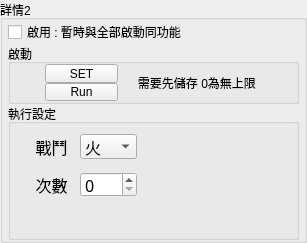
                  <widget class="QGroupBox" name="groupBox_7">
                   <property name="enabled">
                    <bool>true</bool>
                   </property>
                   <property name="sizePolicy">
                    <sizepolicy hsizetype="Preferred" vsizetype="Preferred">
                     <horstretch>28</horstretch>
                     <verstretch>8</verstretch>
                    </sizepolicy>
                   </property>
                   <property name="title">
                    <string>詳情2</string>
                   </property>
                   <layout class="QGridLayout" name="gridLayout_19">
                    <property name="leftMargin">
                     <number>5</number>
                    </property>
                    <property name="topMargin">
                     <number>0</number>
                    </property>
                    <property name="rightMargin">
                     <number>5</number>
                    </property>
                    <property name="bottomMargin">
                     <number>0</number>
                    </property>
                    <property name="spacing">
                     <number>0</number>
                    </property>
                    <item row="2" column="0">
                     <widget class="QGroupBox" name="groupBox_15">
                      <property name="sizePolicy">
                       <sizepolicy hsizetype="Preferred" vsizetype="Preferred">
                        <horstretch>0</horstretch>
                        <verstretch>10</verstretch>
                       </sizepolicy>
                      </property>
                      <property name="sizeIncrement">
                       <size>
                        <width>0</width>
                        <height>0</height>
                       </size>
                      </property>
                      <property name="title">
                       <string>執行設定</string>
                      </property>
                      <layout class="QGridLayout" name="gridLayout_21" rowstretch="0,0,0,0,0">
                       <property name="leftMargin">
                        <number>0</number>
                       </property>
                       <property name="topMargin">
                        <number>0</number>
                       </property>
                       <property name="rightMargin">
                        <number>0</number>
                       </property>
                       <property name="bottomMargin">
                        <number>0</number>
                       </property>
                       <property name="spacing">
                        <number>0</number>
                       </property>
                       <item row="0" column="1">
                        <spacer name="verticalSpacer_15">
                         <property name="orientation">
                          <enum>Qt::Vertical</enum>
                         </property>
                         <property name="sizeType">
                          <enum>QSizePolicy::Preferred</enum>
                         </property>
                         <property name="sizeHint" stdset="0">
                          <size>
                           <width>0</width>
                           <height>10</height>
                          </size>
                         </property>
                        </spacer>
                       </item>
                       <item row="2" column="1">
                        <spacer name="verticalSpacer_16">
                         <property name="orientation">
                          <enum>Qt::Vertical</enum>
                         </property>
                         <property name="sizeType">
                          <enum>QSizePolicy::Fixed</enum>
                         </property>
                         <property name="sizeHint" stdset="0">
                          <size>
                           <width>20</width>
                           <height>13</height>
                          </size>
                         </property>
                        </spacer>
                       </item>
                       <item row="1" column="1">
                        <widget class="QLabel" name="label_15">
                         <property name="sizePolicy">
                          <sizepolicy hsizetype="MinimumExpanding" vsizetype="Fixed">
                           <horstretch>1</horstretch>
                           <verstretch>0</verstretch>
                          </sizepolicy>
                         </property>
                         <property name="minimumSize">
                          <size>
                           <width>0</width>
                           <height>0</height>
                          </size>
                         </property>
                         <property name="maximumSize">
                          <size>
                           <width>57</width>
                           <height>40</height>
                          </size>
                         </property>
                         <property name="font">
                          <font>
                           <family>Agency FB</family>
                           <pointsize>12</pointsize>
                          </font>
                         </property>
                         <property name="text">
                          <string>戰鬥</string>
                         </property>
                         <property name="alignment">
                          <set>Qt::AlignCenter</set>
                         </property>
                        </widget>
                       </item>
                       <item row="3" column="2">
                        <widget class="QSpinBox" name="Times_spinBox_6">
                         <property name="sizePolicy">
                          <sizepolicy hsizetype="Fixed" vsizetype="Fixed">
                           <horstretch>0</horstretch>
                           <verstretch>0</verstretch>
                          </sizepolicy>
                         </property>
                         <property name="maximumSize">
                          <size>
                           <width>64</width>
                           <height>25</height>
                          </size>
                         </property>
                         <property name="font">
                          <font>
                           <family>Agency FB</family>
                           <pointsize>12</pointsize>
                          </font>
                         </property>
                         <property name="maximum">
                          <number>999</number>
                         </property>
                        </widget>
                       </item>
                       <item row="3" column="1">
                        <widget class="QLabel" name="label_16">
                         <property name="sizePolicy">
                          <sizepolicy hsizetype="Ignored" vsizetype="Fixed">
                           <horstretch>1</horstretch>
                           <verstretch>1</verstretch>
                          </sizepolicy>
                         </property>
                         <property name="maximumSize">
                          <size>
                           <width>70</width>
                           <height>40</height>
                          </size>
                         </property>
                         <property name="font">
                          <font>
                           <family>Agency FB</family>
                           <pointsize>12</pointsize>
                          </font>
                         </property>
                         <property name="text">
                          <string>次數</string>
                         </property>
                         <property name="alignment">
                          <set>Qt::AlignCenter</set>
                         </property>
                        </widget>
                       </item>
                       <item row="1" column="2">
                        <widget class="QComboBox" name="FightcomboBox_6">
                         <property name="sizePolicy">
                          <sizepolicy hsizetype="MinimumExpanding" vsizetype="Minimum">
                           <horstretch>0</horstretch>
                           <verstretch>1</verstretch>
                          </sizepolicy>
                         </property>
                         <property name="minimumSize">
                          <size>
                           <width>0</width>
                           <height>0</height>
                          </size>
                         </property>
                         <property name="maximumSize">
                          <size>
                           <width>57</width>
                           <height>25</height>
                          </size>
                         </property>
                         <property name="font">
                          <font>
                           <family>Agency FB</family>
                           <pointsize>12</pointsize>
                          </font>
                         </property>
                         <item>
                          <property name="text">
                           <string>火</string>
                          </property>
                         </item>
                         <item>
                          <property name="text">
                           <string>水</string>
                          </property>
                         </item>
                         <item>
                          <property name="text">
                           <string>風</string>
                          </property>
                         </item>
                         <item>
                          <property name="text">
                           <string>土</string>
                          </property>
                         </item>
                         <item>
                          <property name="text">
                           <string>光</string>
                          </property>
                         </item>
                         <item>
                          <property name="text">
                           <string>暗</string>
                          </property>
                         </item>
                        </widget>
                       </item>
                       <item row="4" column="1" colspan="3">
                        <spacer name="verticalSpacer_17">
                         <property name="orientation">
                          <enum>Qt::Vertical</enum>
                         </property>
                         <property name="sizeHint" stdset="0">
                          <size>
                           <width>20</width>
                           <height>40</height>
                          </size>
                         </property>
                        </spacer>
                       </item>
                       <item row="1" column="3" rowspan="3">
                        <spacer name="horizontalSpacer_22">
                         <property name="orientation">
                          <enum>Qt::Horizontal</enum>
                         </property>
                         <property name="sizeHint" stdset="0">
                          <size>
                           <width>41</width>
                           <height>20</height>
                          </size>
                         </property>
                        </spacer>
                       </item>
                       <item row="1" column="0" rowspan="3">
                        <spacer name="horizontalSpacer_23">
                         <property name="orientation">
                          <enum>Qt::Horizontal</enum>
                         </property>
                         <property name="sizeType">
                          <enum>QSizePolicy::Preferred</enum>
                         </property>
                         <property name="sizeHint" stdset="0">
                          <size>
                           <width>12</width>
                           <height>0</height>
                          </size>
                         </property>
                        </spacer>
                       </item>
                      </layout>
                     </widget>
                    </item>
                    <item row="1" column="0">
                     <widget class="QGroupBox" name="groupBox_14">
                      <property name="sizePolicy">
                       <sizepolicy hsizetype="Preferred" vsizetype="Preferred">
                        <horstretch>0</horstretch>
                        <verstretch>1</verstretch>
                       </sizepolicy>
                      </property>
                      <property name="maximumSize">
                       <size>
                        <width>16777215</width>
                        <height>60</height>
                       </size>
                      </property>
                      <property name="title">
                       <string>啟動</string>
                      </property>
                      <layout class="QGridLayout" name="gridLayout_20">
                       <property name="leftMargin">
                        <number>0</number>
                       </property>
                       <property name="topMargin">
                        <number>0</number>
                       </property>
                       <property name="rightMargin">
                        <number>0</number>
                       </property>
                       <property name="bottomMargin">
                        <number>0</number>
                       </property>
                       <property name="spacing">
                        <number>0</number>
                       </property>
                       <item row="1" column="1">
                        <widget class="QPushButton" name="Screptrun_6">
                         <property name="sizePolicy">
                          <sizepolicy hsizetype="Expanding" vsizetype="Expanding">
                           <horstretch>1</horstretch>
                           <verstretch>0</verstretch>
                          </sizepolicy>
                         </property>
                         <property name="maximumSize">
                          <size>
                           <width>73</width>
                           <height>23</height>
                          </size>
                         </property>
                         <property name="cursor">
                          <cursorShape>PointingHandCursor</cursorShape>
                         </property>
                         <property name="text">
                          <string>Run</string>
                         </property>
                        </widget>
                       </item>
                       <item row="0" column="1">
                        <widget class="QPushButton" name="SetButton_6">
                         <property name="sizePolicy">
                          <sizepolicy hsizetype="Expanding" vsizetype="Expanding">
                           <horstretch>1</horstretch>
                           <verstretch>0</verstretch>
                          </sizepolicy>
                         </property>
                         <property name="maximumSize">
                          <size>
                           <width>73</width>
                           <height>23</height>
                          </size>
                         </property>
                         <property name="cursor">
                          <cursorShape>PointingHandCursor</cursorShape>
                         </property>
                         <property name="text">
                          <string>SET</string>
                         </property>
                        </widget>
                       </item>
                       <item row="0" column="2" rowspan="2">
                        <widget class="QLabel" name="label_14">
                         <property name="sizePolicy">
                          <sizepolicy hsizetype="Expanding" vsizetype="Expanding">
                           <horstretch>8</horstretch>
                           <verstretch>0</verstretch>
                          </sizepolicy>
                         </property>
                         <property name="maximumSize">
                          <size>
                           <width>142</width>
                           <height>51</height>
                          </size>
                         </property>
                         <property name="text">
                          <string>      需要先儲存 0為無上限</string>
                         </property>
                         <property name="alignment">
                          <set>Qt::AlignJustify|Qt::AlignVCenter</set>
                         </property>
                        </widget>
                       </item>
                       <item row="0" column="3" rowspan="2">
                        <spacer name="horizontalSpacer_20">
                         <property name="orientation">
                          <enum>Qt::Horizontal</enum>
                         </property>
                         <property name="sizeHint" stdset="0">
                          <size>
                           <width>40</width>
                           <height>0</height>
                          </size>
                         </property>
                        </spacer>
                       </item>
                       <item row="0" column="0" rowspan="2">
                        <spacer name="horizontalSpacer_21">
                         <property name="orientation">
                          <enum>Qt::Horizontal</enum>
                         </property>
                         <property name="sizeType">
                          <enum>QSizePolicy::Fixed</enum>
                         </property>
                         <property name="sizeHint" stdset="0">
                          <size>
                           <width>34</width>
                           <height>0</height>
                          </size>
                         </property>
                        </spacer>
                       </item>
                      </layout>
                     </widget>
                    </item>
                    <item row="0" column="0">
                     <widget class="QCheckBox" name="checkBox_5">
                      <property name="sizePolicy">
                       <sizepolicy hsizetype="Minimum" vsizetype="Minimum">
                        <horstretch>8</horstretch>
                        <verstretch>1</verstretch>
                       </sizepolicy>
                      </property>
                      <property name="maximumSize">
                       <size>
                        <width>16777215</width>
                        <height>25</height>
                       </size>
                      </property>
                      <property name="text">
                       <string>啟用 : 暫時與全部啟動同功能</string>
                      </property>
                     </widget>
                    </item>
                   </layout>
                  </widget>
